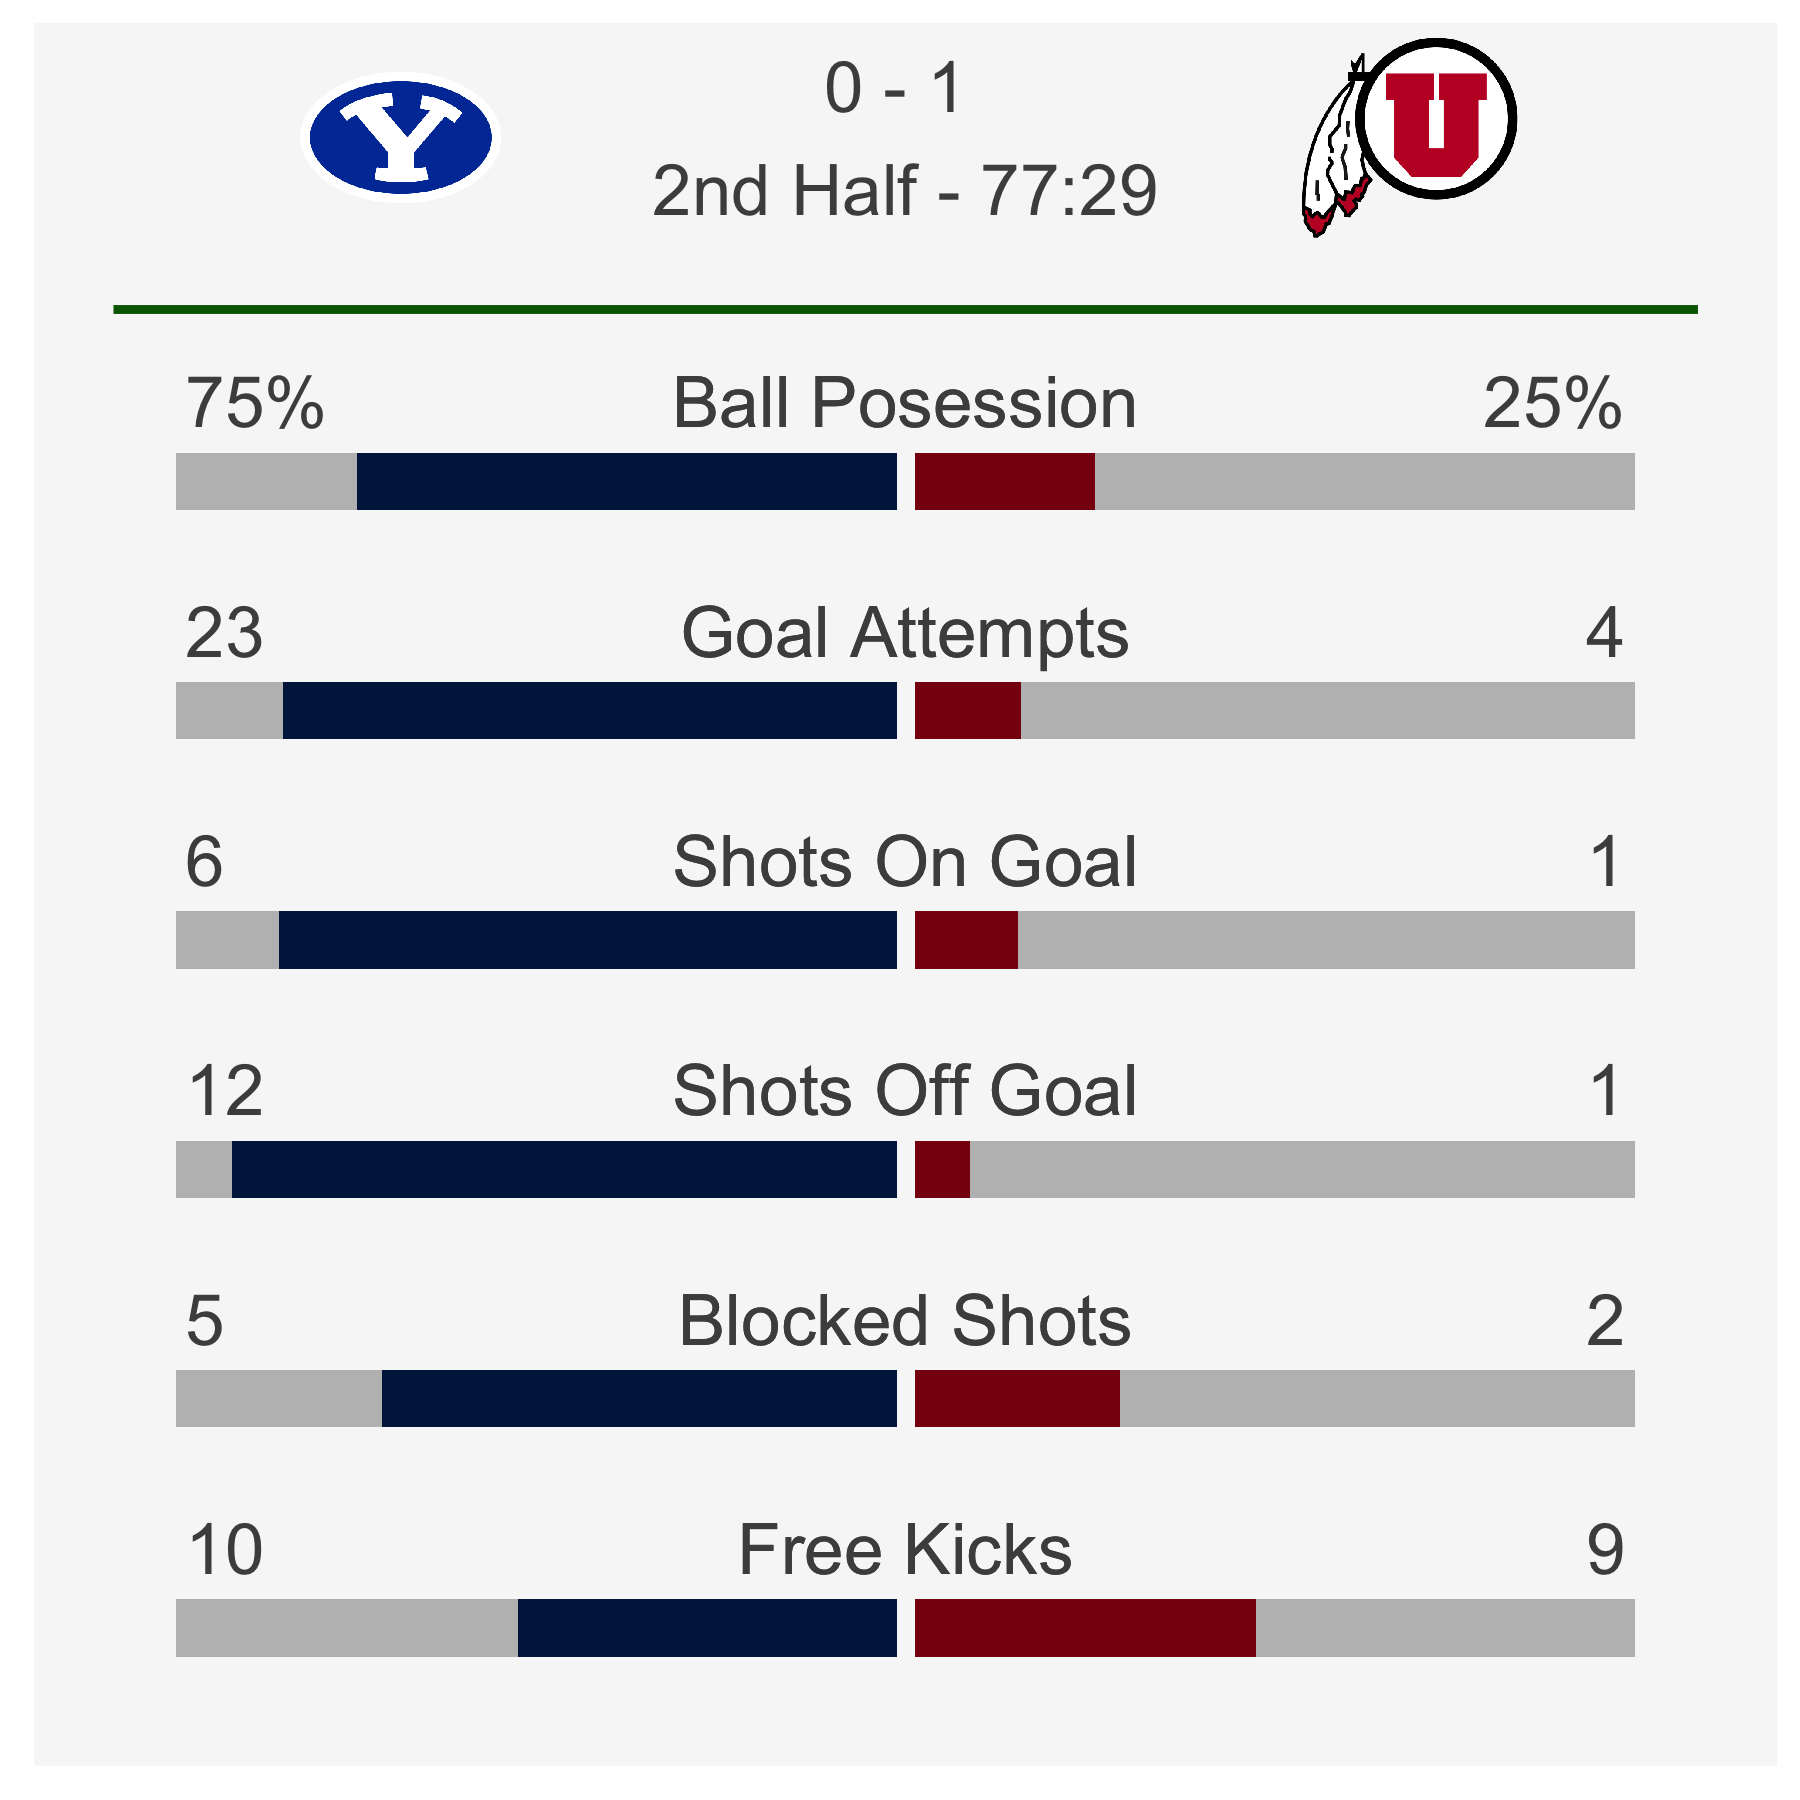

This figure's R source:
#params
team_home<-"BYU"
team_away <- "Utah"
nudge_y <- .35
width <- .25
gap <- .025
text_size <- 6
text_color <- "gray30"
game_state <- tibble(team_home = team_home,team_away = team_away,
                     score_home = 0,score_away = 1,
                     clock_time = "77:29",half = "2nd")

data <- tibble(team = c(team_home,team_away),
               posession = c(.75,.25),
               goal_att = c(23,4),
               shot_on_goal = c(6,1),
               shot_off_goal = c(12,1),
               block_shot = c(5,2),
               free_kick = c(10,9)
)

dict <- tibble(var = c("posession","goal_att","shot_on_goal","shot_off_goal","block_shot","free_kick"),
               label = c("Ball Posession","Goal Attempts","Shots On Goal","Shots Off Goal","Blocked Shots","Free Kicks"))


# team_info from cfb_team_info in cfbscrapR
colors <- team_info$color
names(colors) <- team_info$school
teams <- team_info %>% filter(school %in% c(team_home,team_away)) %>% select(school,mascot,logo,color)
plot_data <- data %>%
  mutate(across(where(is.numeric),function(x){x/sum(x)},.names = "{.col}_prop")) %>%
  pivot_longer(2:length(.)) %>%
  mutate(prop = str_detect(name,"_prop"),
         name = str_remove(name,"_prop"),
         value = if_else(prop & team == team_home,-1*value,value)
  ) %>%
  left_join(dict,by = c("name"="var")) %>%
  mutate(name = fct_rev(fct_relevel(name,dict$var)))
ggplot() +

  geom_col(data = plot_data %>% filter(prop),
           aes(y = name, x = 1),
           fill = "gray70",
           width = width,
           alpha = .6,
           position = position_nudge(x = gap/2)) +

  geom_col(data = plot_data %>% filter(prop),
           aes(y = name, x = -1),
           fill = "gray70",
           width = width,
           alpha = .6,
           position = position_nudge(x = -gap/2)) +
  geom_col(data = plot_data %>% filter(prop,team == team_home),
           aes(y = name, x = value,fill = team),
           width = width,
           position = position_nudge(x = -gap/2)) +
  geom_col(data = plot_data %>% filter(prop,team == team_away),
           aes(y = name, x = value,fill = team),
           width = width,
           position = position_nudge(x = gap/2)) +
  geom_text(data = plot_data %>% filter(prop),
            aes(y = name,x = 0,label = label),
            nudge_y = nudge_y,
            size = text_size,
            color = text_color)+
  geom_text(data = plot_data %>% filter(!prop) %>%
              mutate(value = ifelse(value < 1,glue::glue("{value*100}%"),value)),
            aes(y = name, x = if_else(team == team_home,-1,1), label = value,
                hjust = if_else(team == team_home,0,1)),
            nudge_y = nudge_y,
            size = text_size,
            color = text_color,
  ) +
  geom_segment(aes(x = -1.1,xend = 1.1,y = 6.75,yend = 6.75),color = "darkgreen",size = 1) +
  annotate("text",x = 0,y = 7.5,
           label = glue::glue("{game_state$score_home} - {game_state$score_away} \n {game_state$half} Half - {game_state$clock_time}"),
           size = text_size,
           color = text_color) +
  ggimage::geom_image(data = teams,
                      aes(image = logo,y = 7.5,x = ifelse(school == team_home,-.7,.7)),
                      size = .125) +
  scale_fill_manual(values = colors[c(team_home,team_away)],guide = "none") +
  expand_limits(y = 8) +
  theme_minimal() +
  theme(axis.title = element_blank(),
        axis.text = element_blank(),
        panel.grid = element_blank(),
        panel.background = element_rect(fill = "#f7f7f7",color = "#f7f7f7"))
ggsave("output/soccer_plot.png",width = 6,height = 6,units = "in")
